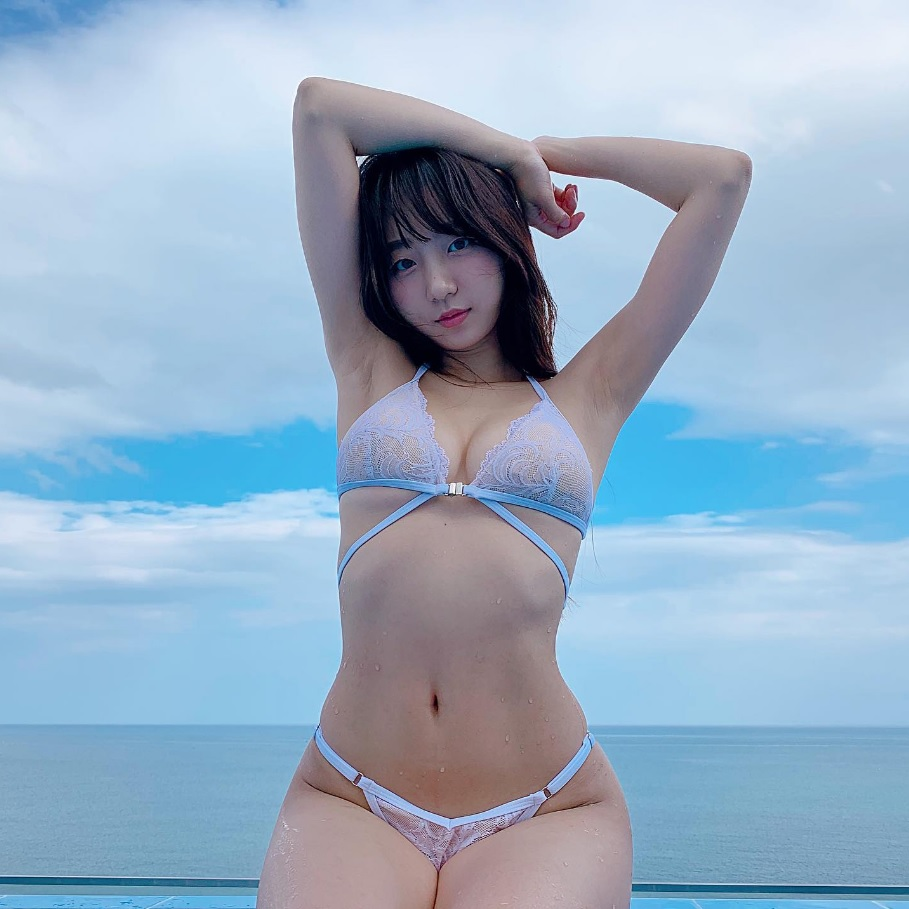
#> input picture laplacian/image/ex_1.jpg, 909 x 909 px, found by its file name
$ python test_laplacian.py
#> lines starting #> are read from the running program, lines starting #| are printed output that depends on the picture
import sys
import cv2 as cv


def main(argv):

    ddepth = cv.CV_16S
    kernel_size = 3
    window_name = "Laplace Demo"

    imageName = argv[0] if len(argv) > 0 else 'lena.jpg'
    path = 'C:/Users/mentp/vscode/vscode-AI-workspace/laplacian/image/ex_1.jpg'

    src = cv.imread(path, cv.IMREAD_COLOR)
#> src is the input picture: shape (909, 909, 3); mean B, G, R 197.6, 175.3, 151.5

    if src is None:
        print('Error opening image')
        print('Program Arguments: [image_name -- default lena.jpg]')
        return -1

    #잡음 제거
    src = cv.GaussianBlur(src, (3, 3), 0)

    #회색으로 변경
    src_gray = cv.cvtColor(src, cv.COLOR_BGR2GRAY)
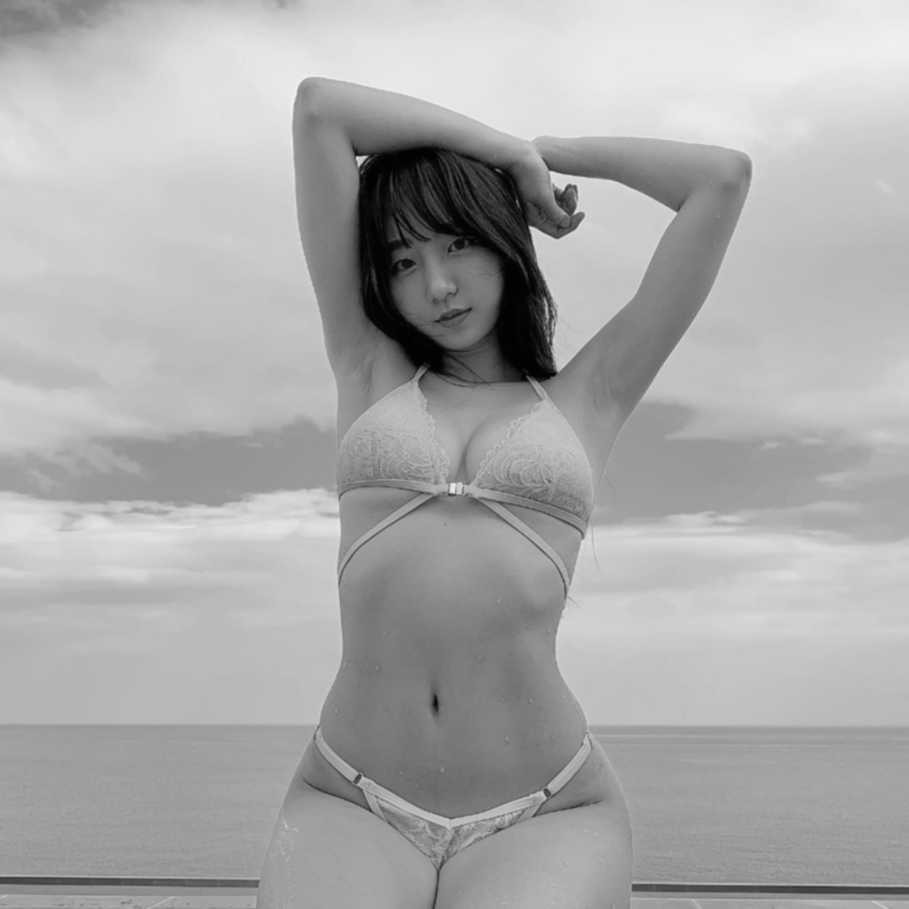
#> src_gray: shape (909, 909); min 1, max 241, mean 170.7
    #윈도우창 생성
    cv.namedWindow(window_name,)
    #함수 호출
    dst = cv.Laplacian(src_gray,ddepth ,ksize=kernel_size)
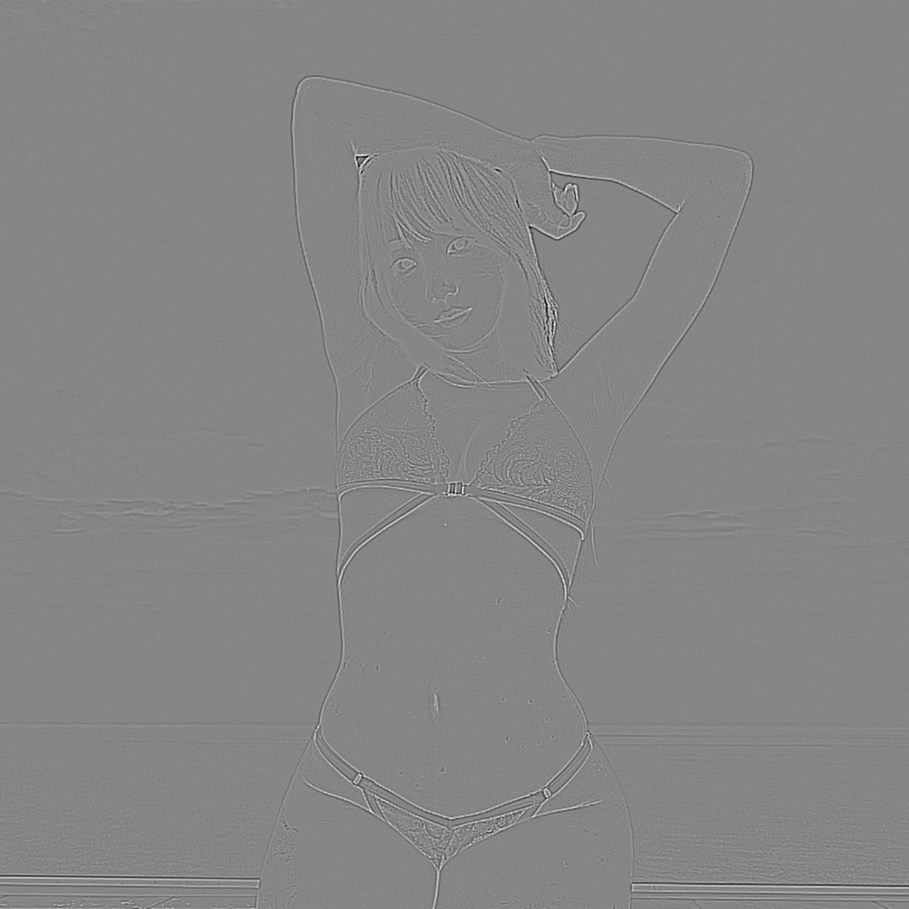
#> dst: shape (909, 909) int16; min -418, max 378, mean 0; drawn with min black and max white
    #CV_8U이미지로 출력 변화
    abs_dst = cv.convertScaleAbs(dst)
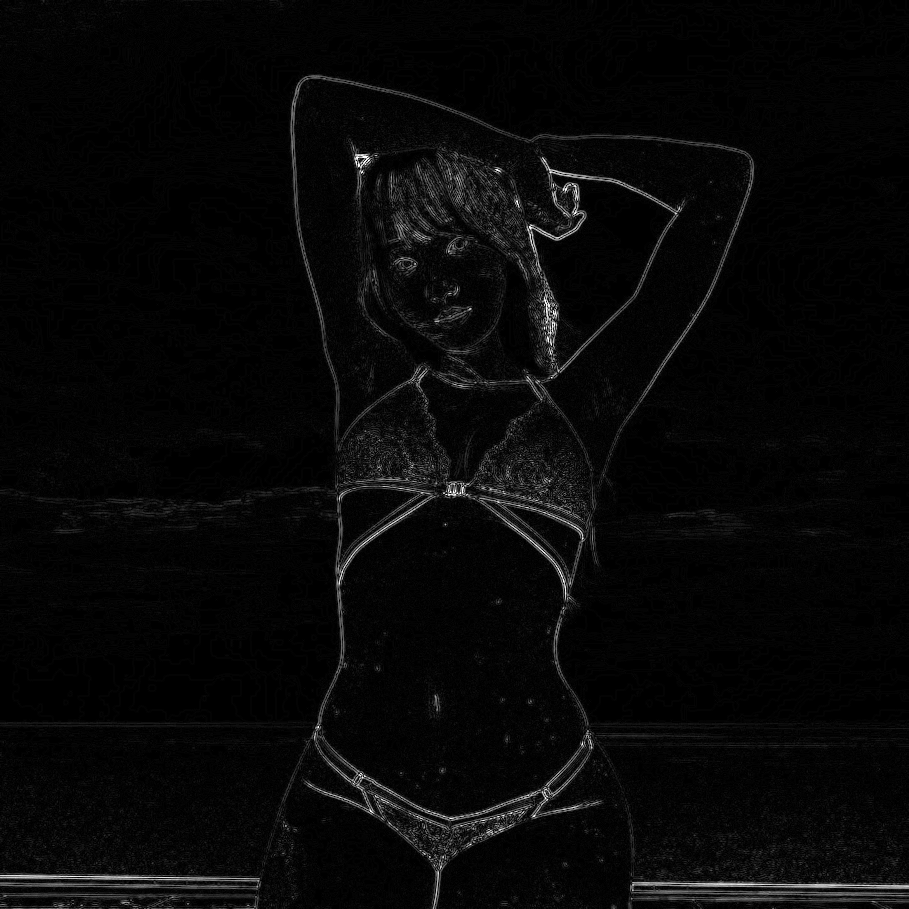
#> abs_dst: shape (909, 909); min 0, max 255, mean 7.6

    #display
    cv.imshow(window_name, abs_dst)
    cv.waitKey(0)

    return 0


if __name__ == "__main__":
    main(sys.argv[1:])

$ run again, with laplacian/image/ex_2.jpg copied over laplacian/image/ex_1.jpg
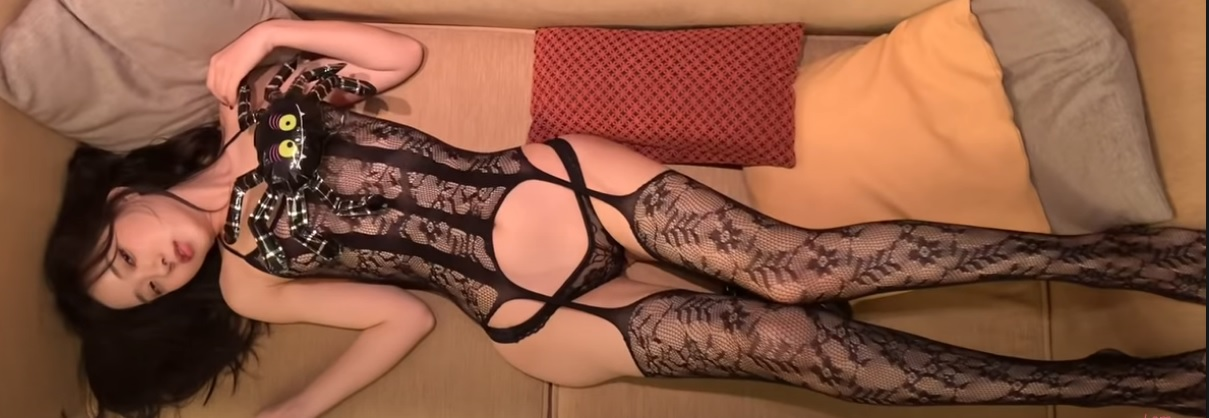
#> input picture laplacian/image/ex_2.jpg, 1209 x 418 px, found by its file name
#> in main, src is the input picture: shape (418, 1209, 3); mean B, G, R 66.4, 88.2, 137.7
#> in main, `dst = cv.Laplacian(src_gray,ddepth ,ksize=kernel_size)`:
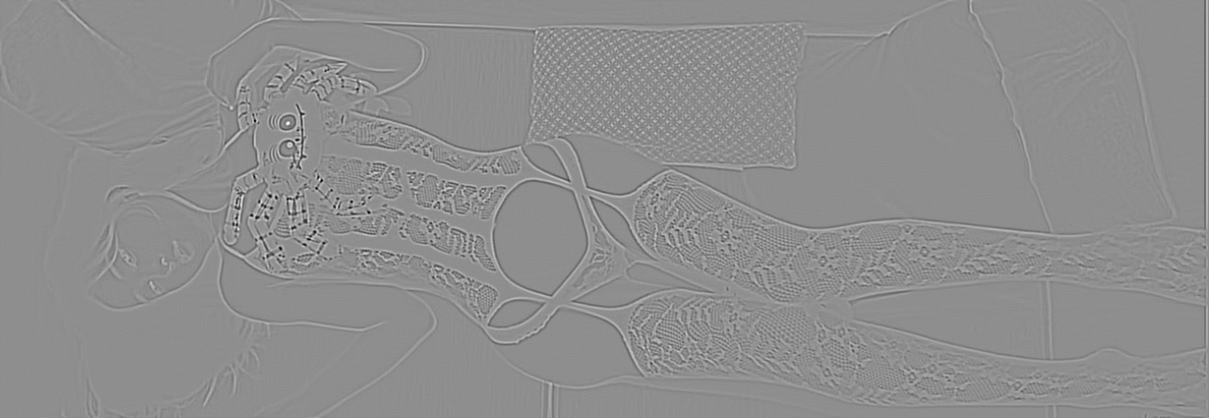
#> dst: shape (418, 1209) int16; min -466, max 368, mean 0; drawn with min black and max white
#> in main, `abs_dst = cv.convertScaleAbs(dst)`:
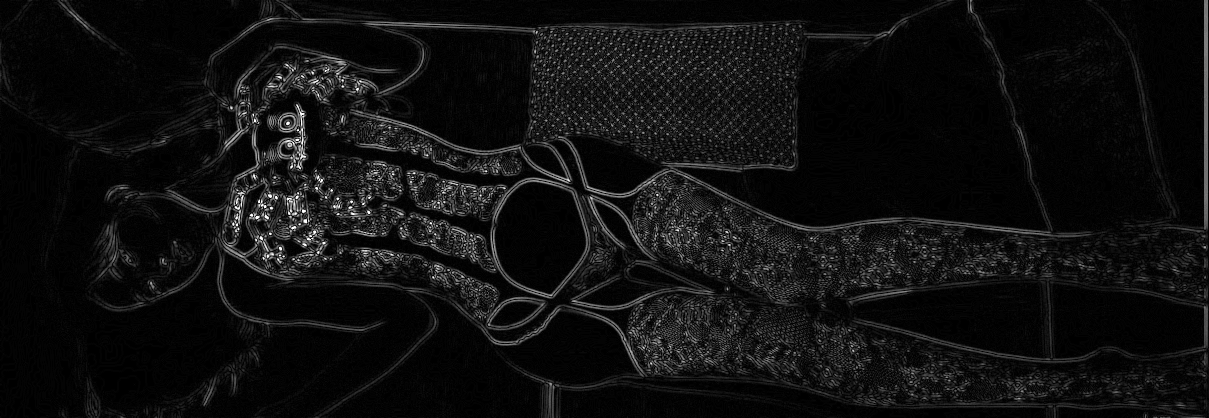
#> abs_dst: shape (418, 1209); min 0, max 255, mean 16

$ run again, with laplacian/image/ex_3.jpg copied over laplacian/image/ex_1.jpg
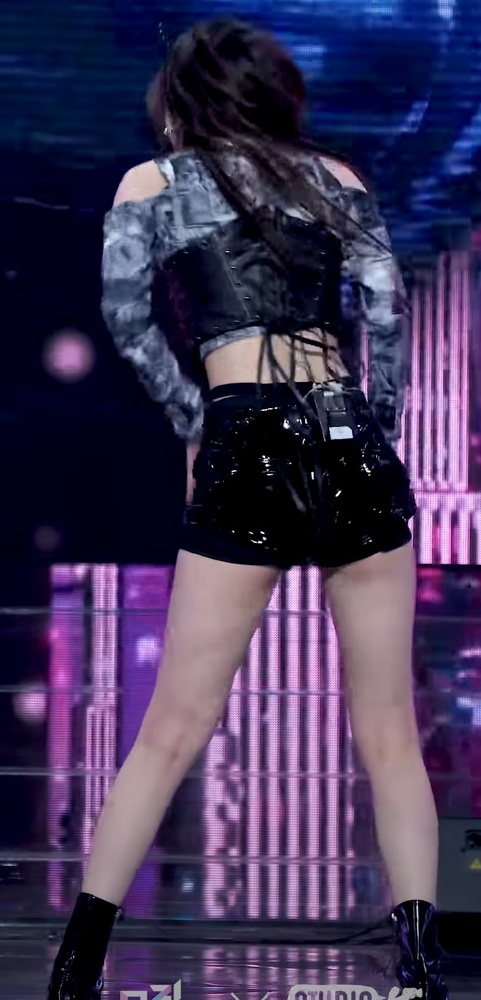
#> input picture laplacian/image/ex_3.jpg, 481 x 1000 px, shrunk from 776 x 1612 before the run, found by its file name
#> in main, src is the input picture: shape (1000, 481, 3); mean B, G, R 85.3, 51.2, 62.1
#> in main, `dst = cv.Laplacian(src_gray,ddepth ,ksize=kernel_size)`:
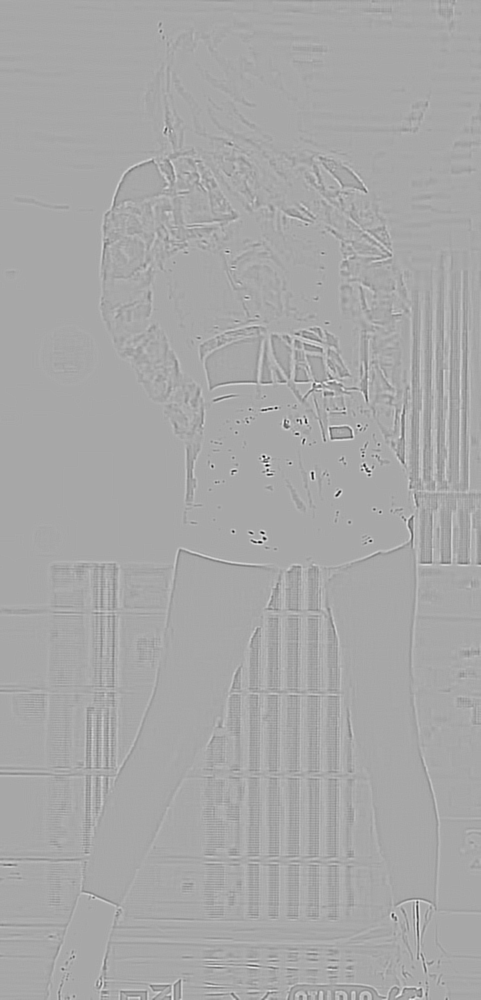
#> dst: shape (1000, 481) int16; min -680, max 354, mean 0; drawn with min black and max white
#> in main, `abs_dst = cv.convertScaleAbs(dst)`:
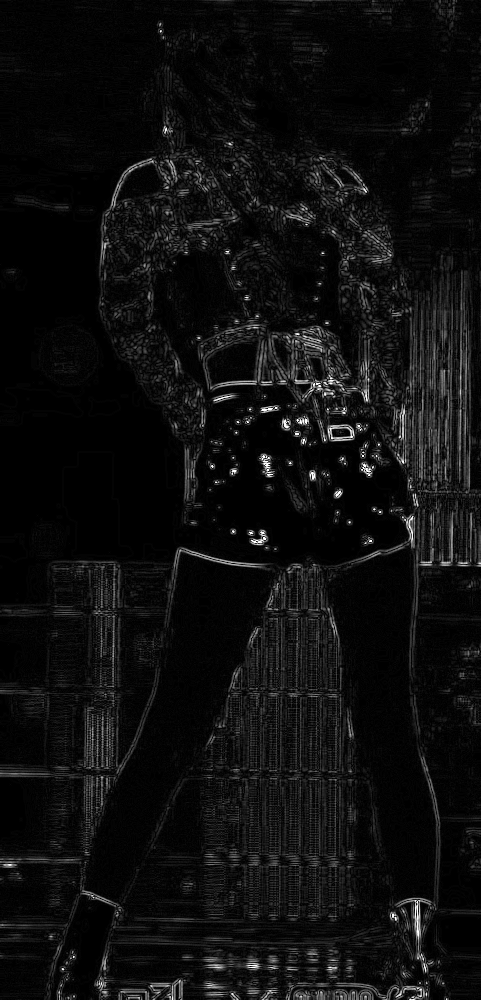
#> abs_dst: shape (1000, 481); min 0, max 255, mean 14.3

$ run again, with laplacian/image/ex_4.jpg copied over laplacian/image/ex_1.jpg
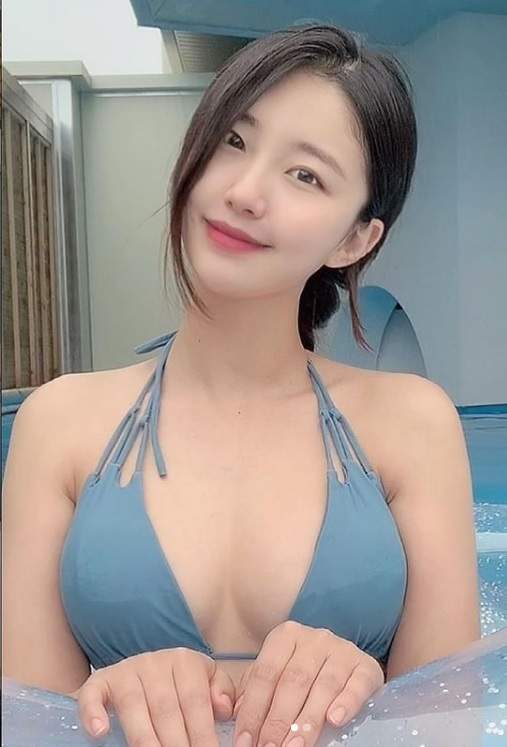
#> input picture laplacian/image/ex_4.jpg, 507 x 747 px, found by its file name
#> in main, src is the input picture: shape (747, 507, 3); mean B, G, R 145.7, 150.6, 159.7
#> in main, `dst = cv.Laplacian(src_gray,ddepth ,ksize=kernel_size)`:
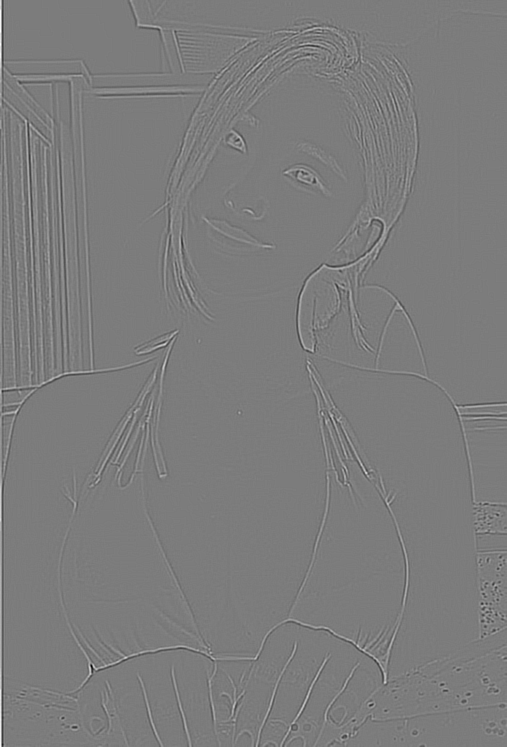
#> dst: shape (747, 507) int16; min -420, max 440, mean 0.1; drawn with min black and max white
#> in main, `abs_dst = cv.convertScaleAbs(dst)`:
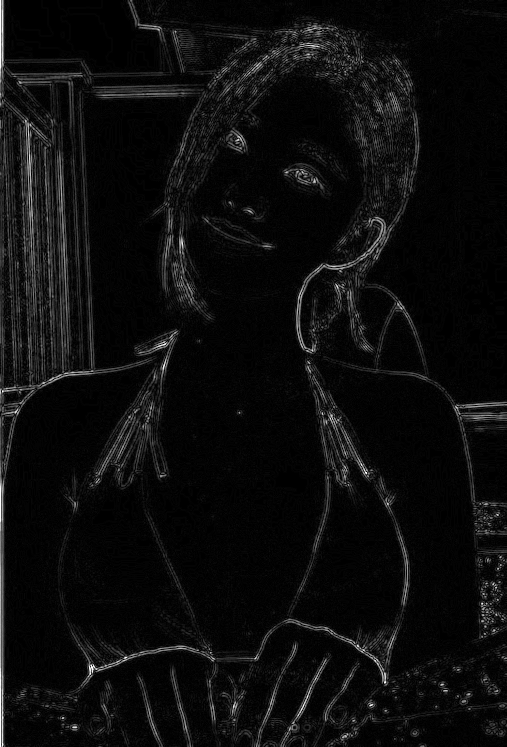
#> abs_dst: shape (747, 507); min 0, max 255, mean 12.7
